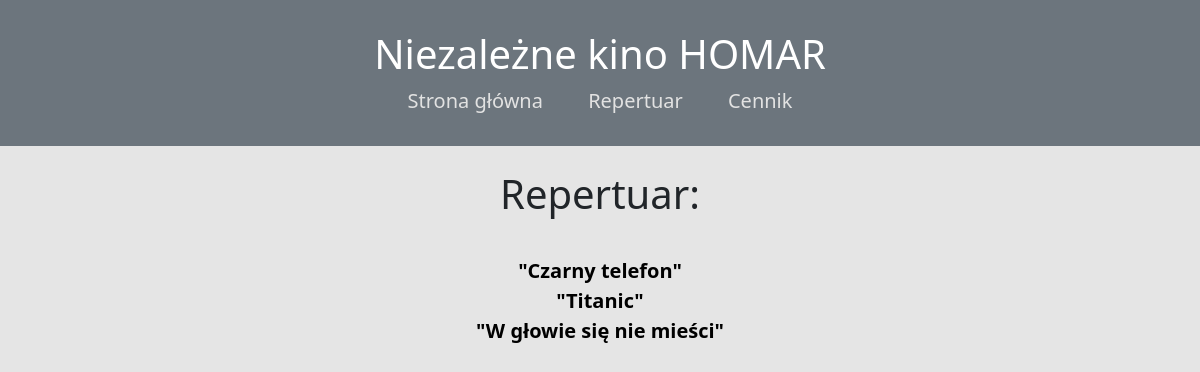
The page /repertuar on the database its author committed.
### bilety/models.py (models this page shows, shortened)
class Movie(models.Model):
    GENRE_CHOICES = [("familijny", "familijny"), ("horror", "horror"), ("thriller","thriller"), ("komedia","komedia"), ("romans","romans")]
    AGE_CHOICES = [("b/o","b/o"), ("od 13 lat", "od 13 lat"), ("od 18 lat", "od 18 lat")]
    title = models.CharField(max_length=50)
    description = models.TextField(max_length=500)
    age_restrictions = models.CharField(max_length=50, choices=AGE_CHOICES)
    genre = models.CharField(max_length=50, choices=GENRE_CHOICES, default="komedia")
    duration = models.PositiveSmallIntegerField()
    production_country = models.CharField(max_length=50)
    trailer = models.CharField(max_length=200)
    slug = models.SlugField(default="", null=True)

### bilety/views.py (the view)
# urls.py: path("repertuar", allMoviesView.as_view(), name="all-movies"),
class allMoviesView(ListView):
    template_name = "bilety/all-movies.html"
    model = Movie
    context_object_name = "movies"

### bilety/templates/bilety/all-movies.html (shortened to what this page needs)
{% extends "base.html" %}
{% block content %}
<div class="lead text-center">
<h1>Repertuar:</h1><br>
        {% for movie in movies %}
            <li class="list-unstyled"><a href="{% url 'movie-name' movie.slug %}" class="fw-bold">{{ movie.title }}</a> </li>
        {% endfor%}
</div>
{% endblock %}

### static/app.css (style rules this page uses)
a { text-decoration: none; color: black; }
body { background-color: #E5E5E5; }

### rows shown on the page
Movie: title "\"Czarny telefon\""
Movie: title "\"Titanic\""
Movie: title "\"W głowie się nie mieści\""
